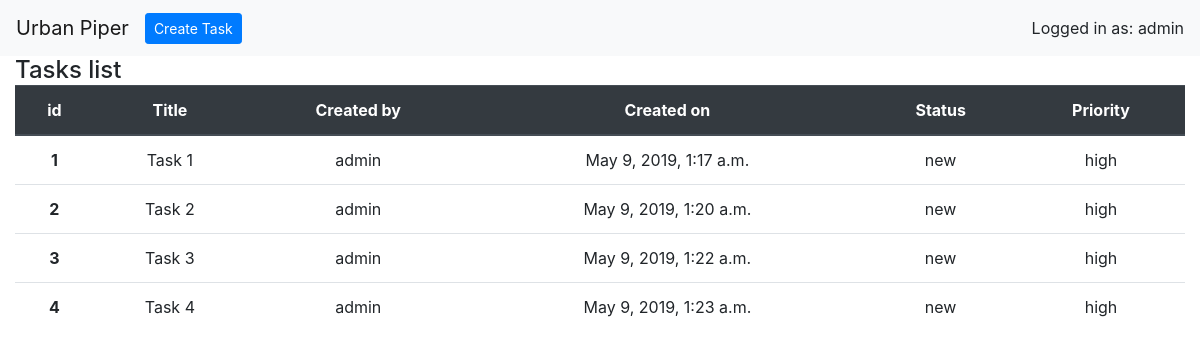
The app's page / (signed in), older data.
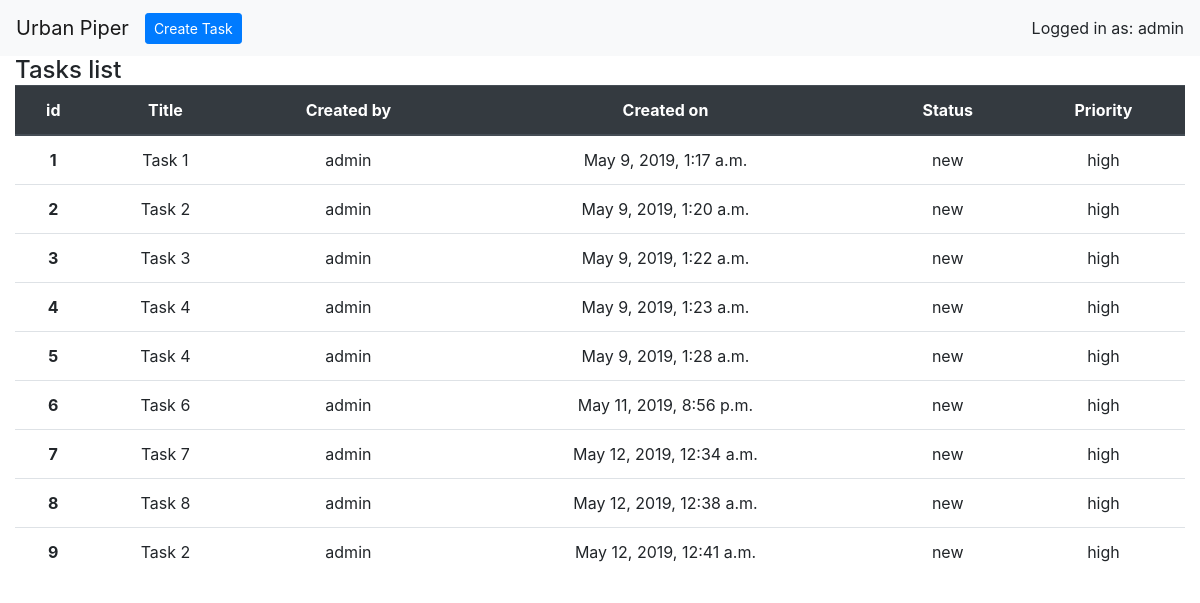
The same page, newer data.
### up_web/models.py (models this page shows)
class Task(models.Model):
    title = models.CharField(max_length=200)
    status = models.CharField(max_length=100)
    priority = models.CharField(max_length=10)
    created_by = models.CharField(max_length=200)
    creation_date = models.DateTimeField(default=datetime.now, blank=True)

### up_web/views.py (the view)
# urls.py: path('', views.index, name='index'),
@login_required(login_url='/login', redirect_field_name='')
def index(request):
    tasks = Task.objects.all()
    context = {'tasks': tasks, 'username': request.user.username}
    return render(request, 'index.html', context)

### up_web/templates/index.html (shortened to what this page needs)
{% load static %}
<!DOCTYPE html>
<html lang="en">
<head>
    <link rel="stylesheet" href="{% static '/node_modules/bootstrap/dist/css/bootstrap.css' %}">
</head>
<body>
    <nav class="navbar navbar-expand-lg navbar-light bg-light">
        <a class="navbar-brand" href="#">Urban Piper</a>
        <div class="collapse navbar-collapse" id="navbarSupportedContent">
            <ul class="navbar-nav mr-auto">
                <li class="nav-item active">
                    <button class="btn btn-sm btn-primary float-right" data-toggle="modal"
                        data-target="#create_task_modal">Create Task</button>
                </li>
            </ul>
            <span>Logged in as: {{ username }}</span>
        </div>
    </nav>
    <div class="container-fluid">
        <div class="row">
            <div class="col-sm-12">
                <span class="h4">Tasks list</span>
            </div>
            <div class="col-sm-12">
                {% if tasks %}
                <table class="table text-center">
                    <thead class="thead-dark">
                        <tr>
                            <th scope="col">id</th>
                            <th scope="col">Title</th>
                            <th scope="col">Created by</th>
                            <th scope="col">Created on</th>
                            <th scope="col">Status</th>
                            <th scope="col">Priority</th>
                        </tr>
                    </thead>
                    <tbody>
                        {% for task in tasks %}
                        <tr>
                            <th scope="row">{{ task.id }}</th>
                            <td>{{ task.title }}</td>
                            <td>{{ task.created_by }}</td>
                            <td>{{ task.creation_date }}</td>
                            <td>{{ task.status }}</td>
                            <td>{{ task.priority }}</td>
                        </tr>
                        {% endfor %}
                    </tbody>
                </table>
                {% else %}
                <span class="sm-4">No tasks are available</span>
                {% endif %}
            </div>
        </div>
    </div>
</body>
</html>

Row changes from the older to the newer data that the page shows:
added Task: id "5", title "Task 4", created_by "admin", creation_date "May 9, 2019, 1:28 a.m.", status "new", priority "high"
added Task: id "6", title "Task 6", created_by "admin", creation_date "May 11, 2019, 8:56 p.m.", status "new", priority "high"
added Task: id "7", title "Task 7", created_by "admin", creation_date "May 12, 2019, 12:34 a.m.", status "new", priority "high"
added Task: id "8", title "Task 8", created_by "admin", creation_date "May 12, 2019, 12:38 a.m.", status "new", priority "high"
added Task: id "9", title "Task 2", created_by "admin", creation_date "May 12, 2019, 12:41 a.m.", status "new", priority "high"
